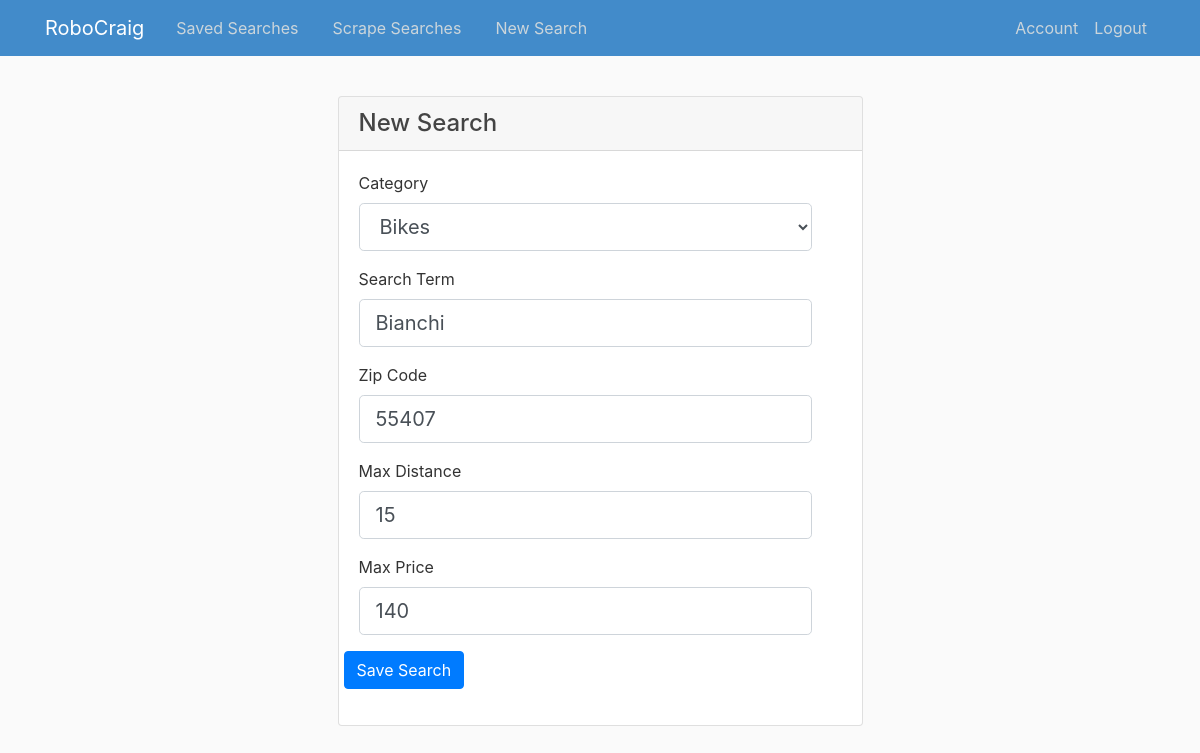
The app's page /search/10/update (signed in), older data.
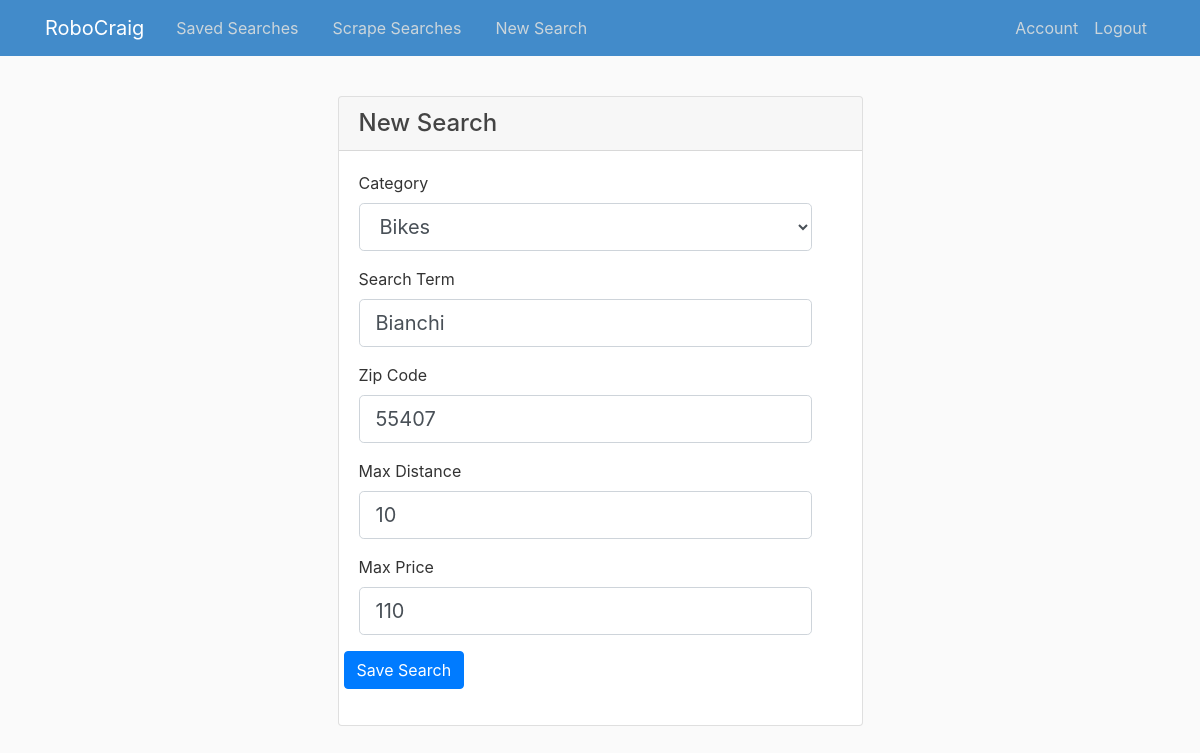
The same page, newer data.
### RoboCraig/models.py (models this page shows, shortened)
class Searcher (db.Model):
    id = db.Column(db.Integer, primary_key=True)
    category = db.Column(db.String(20), nullable=False)
    search_term = db.Column(db.String(50), nullable=False)
    zip_code = db.Column(db.String(10), nullable=False)  #Might need this to be int, or validate to 5 digits
    max_distance = db.Column(db.String(10), nullable=False)
    max_price = db.Column(db.String(10), nullable=False)
    user_id = db.Column(db.Integer, db.ForeignKey('user.id'), nullable=False)       #This is making a reference to the user_id in the users table

### RoboCraig/routes.py (the view)
@app.route("/search/<int:search_id>/update",methods=['GET', 'POST'])    #This route is for updating the search
@login_required
def update_search(search_id):       #After being passed the search_id, this function updates a saved search
    search = Searcher.query.get_or_404(search_id)
    if search.author != current_user:
        abort(403)
    form = SearchForm()
    if form.validate_on_submit():
        search.category = form.category.data        #If the update form is validated, the search_term will be updated
        search.search_term = form.search_term.data
        search.zip_code = form.zip_code.data
        search.max_distance = form.max_distance.data
        search.max_price = form.max_price.data
        author = current_user
        db.session.commit()     #The updated search is committed to the database
        flash('Your post has been updated!', 'success')
        return redirect(url_for('user_searches', search_id=search.id,username=current_user.username))    #They then get sent back to the saved_searches
    elif request.method == 'GET':       #If the page is requested, it will pre-populate the form data
        form.category.data = search.category
        form.search_term.data = search.search_term
        form.zip_code.data = search.zip_code
        form.max_distance.data = search.max_distance
        form.max_price.data = search.max_price
    return render_template('create_search.html', title='Update Post', form=form, legend='Update Post')

### RoboCraig/models.py (called while the page is built)
@login_manager.user_loader
def load_user(user_id):
    return User.query.get(int(user_id))

### RoboCraig/templates/create_search.html (shortened to what the changed rows need)
{% extends "layout.html" %}
{% block content %}
    <div class="container py-3">
        <div class="row">
            <div class="mx-auto col-sm-6">
                        <div class="card">
                            <div class="card-body">
                                <form method="POST" action="" class="form" role="form" autocomplete="off">
                                    <div class="form-group row col-lg-12">
                                    {{ form.category.label(class="form-control-label") }}
                                    {% if form.category.errors %}
                                        {{ form.category(class="form-control form-control-lg is-invalid") }}
                                        <div class="invalid-feedback">
                                            {% for error in form.category.errors %}
                                                <span>{{ error }}</span>
                                            {% endfor %}
                                        </div>
                                    {% else %}
                                        {{ form.category(class="form-control form-control-lg") }}
                                    {% endif %}
                                    </div>
                                    <div class="form-group row col-lg-12">
                                    {{ form.search_term.label(class="form-control-label") }}
                                    {% if form.search_term.errors %}
                                        {{ form.search_term(class="form-control form-control-lg is-invalid") }}
                                        <div class="invalid-feedback">
                                            {% for error in form.search_term.errors %}
                                                <span>{{ error }}</span>
                                            {% endfor %}
                                        </div>
                                    {% else %}
                                        {{ form.search_term(class="form-control form-control-lg") }}
                                    {% endif %}
                                    </div>
                                    <div class="form-group row col-lg-12">
                                    {{ form.zip_code.label(class="form-control-label") }}
                                    {% if form.zip_code.errors %}
                                        {{ form.zip_code(class="form-control form-control-lg is-invalid") }}
                                        <div class="invalid-feedback">
                                            {% for error in form.password.errors %}
                                                <span>{{ error }}</span>
                                            {% endfor %}
                                        </div>
                                    {% else %}
                                        {{ form.zip_code(class="form-control form-control-lg") }}
                                    {% endif %}
                                    </div>
                                    <div class="form-group row col-lg-12">
                                    {{ form.max_distance.label(class="form-control-label") }}
                                    {% if form.max_distance.errors %}
                                        {{ form.max_distance(class="form-control form-control-lg is-invalid") }}
                                        <div class="invalid-feedback">
                                            {% for error in form.max_distance.errors %}
                                                <span>{{ error }}</span>
                                            {% endfor %}
                                        </div>
                                    {% else %}
                                        {{ form.max_distance(class="form-control form-control-lg") }}
                                    {% endif %}
                                    </div>
                                    <div class="form-group row col-lg-12">
                                    {{ form.max_price.label(class="form-control-label") }}
                                    {% if form.max_price.errors %}
                                        {{ form.max_price(class="form-control form-control-lg is-invalid") }}
                                        <div class="invalid-feedback">
                                            {% for error in form.max_price.errors %}
                                                <span>{{ error }}</span>
                                            {% endfor %}
                                        </div>
                                    {% else %}
                                        {{ form.max_price(class="form-control form-control-lg") }}
                                    {% endif %}
                                    </div>
                                </form>
                            </div>
                        </div>
            </div>
        </div>
    </div>
{% endblock content %}

Row changes from the older to the newer data that the page shows:
changed Searcher "Bikes": max_distance "15" → "10"; max_price "140" → "110"
